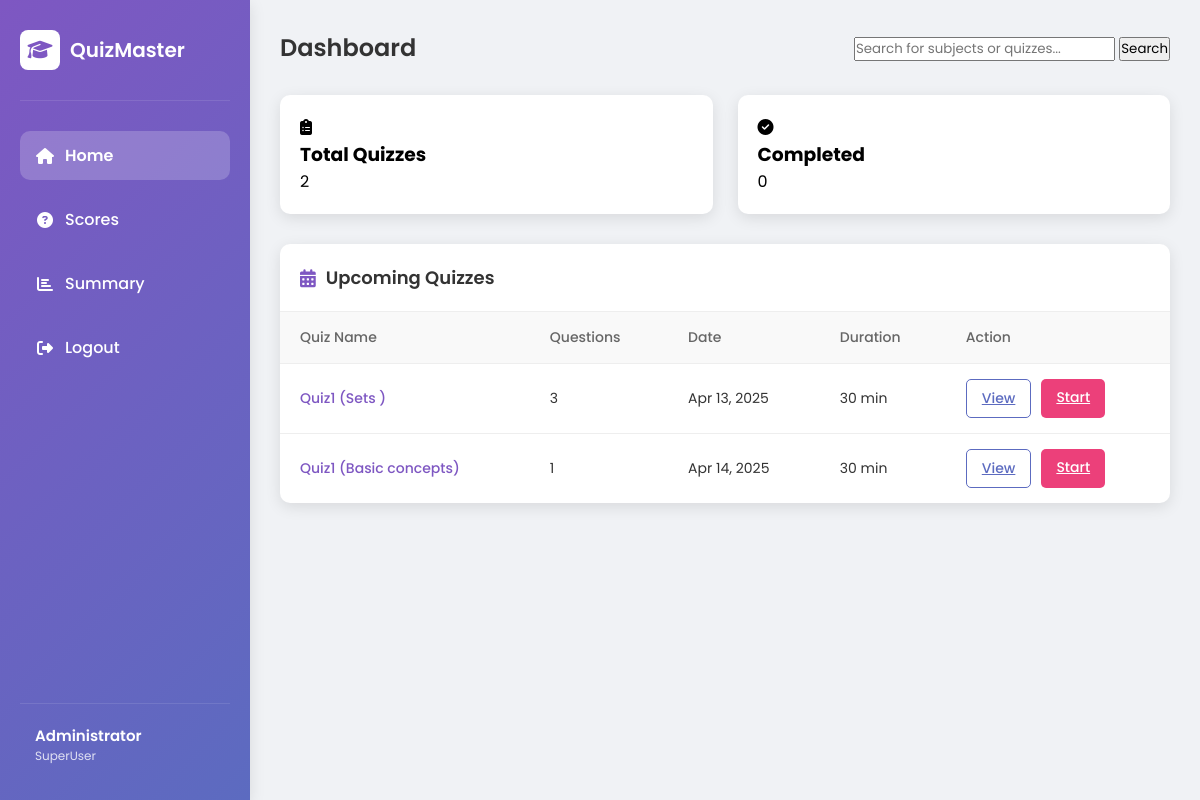
The app's page /user_dashboard (signed in), older data.
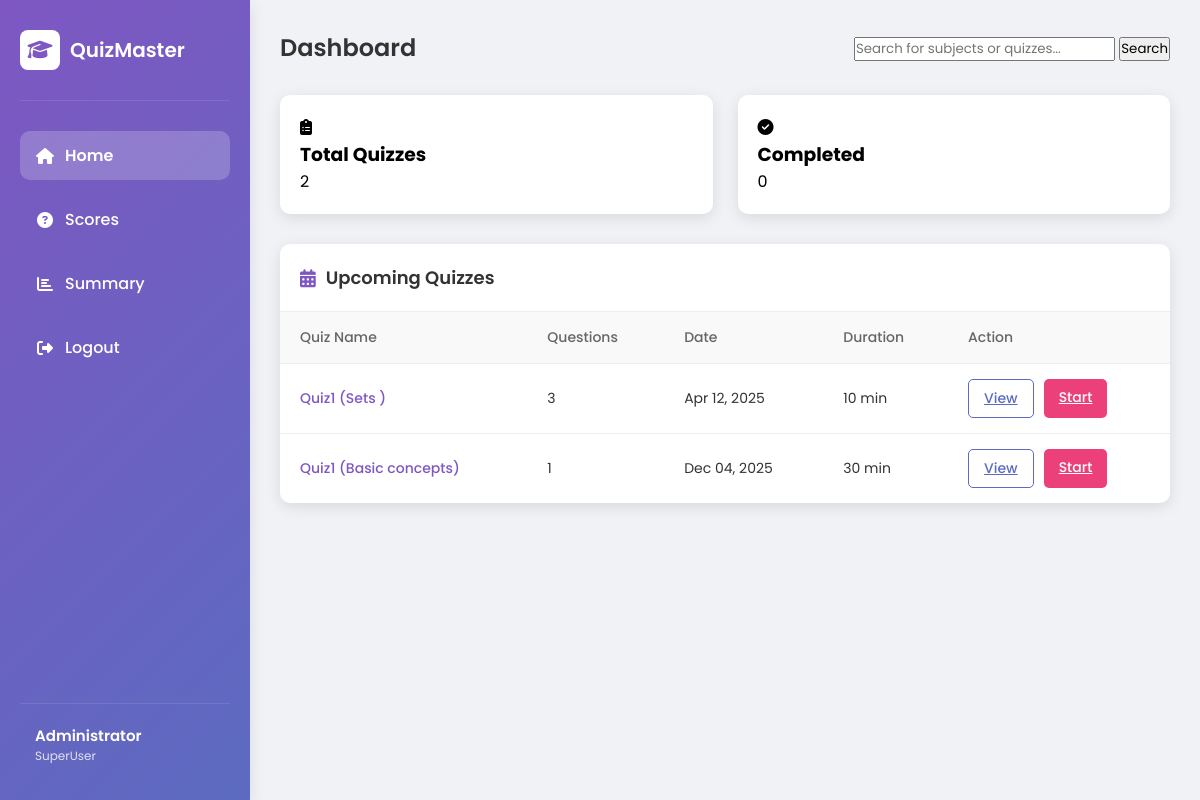
The same page, newer data.
### models/models.py (models this page shows)
class Quiz(db.Model):
    __tablename__ = "quiz"
    id = db.Column(db.Integer , primary_key = True)
    name = db.Column(db.String(100), nullable=False)
    chapter_id = db.Column(db.Integer , db.ForeignKey('chapter.id') , nullable = False)
    subject_id = db.Column(db.Integer, db.ForeignKey('subject.id'), nullable=False)
    date_of_quiz = db.Column(db.DateTime , nullable = False)
    time_duration = db.Column(db.String(5) , nullable = False)
    remarks = db.Column(db.String(500) , nullable = True)
    questions = db.relationship('Question', backref='quiz', lazy=True , cascade="all, delete-orphan")
    scores = db.relationship('Score', backref='quiz', lazy=True , cascade="all, delete-orphan")

class Chapter(db.Model):
    __tablename__ = "chapter"
    id = db.Column(db.Integer , primary_key = True)
    name = db.Column(db.String(100) , nullable = False)
    description = db.Column(db.String(500) , nullable = False)
    subject_id = db.Column(db.Integer , db.ForeignKey('subject.id') , nullable = False)
    quizzes = db.relationship("Quiz", backref = "chapter", lazy = True , cascade="all, delete-orphan")
    questions = db.relationship('Question', backref='chapter', lazy=True)

### controllers/controllers.py (the view)
@app.route('/user_dashboard')
def user_dashboard():
    current_user = User.query.get(session['user_id'])
    total_quizzes = Quiz.query.count()
    completed_quizzes = db.session.query(Score.quiz_id).filter_by(user_id=current_user.id).distinct().count()
    user_scores = [score.total_scored for score in current_user.scores]
    upcoming_quizzes = Quiz.query.filter(Quiz.date_of_quiz > datetime.utcnow()).all()
    return render_template('user_dashboard.html',
                         user=current_user,
                         quizzes=upcoming_quizzes,
                         total_quizzes=total_quizzes,
                         completed_quizzes=completed_quizzes,
                         user_id=current_user.id)

### templates/user_dashboard.html (shortened to what the changed rows need)
<!DOCTYPE html>
<html lang="en">
<head>
    <link rel="stylesheet" href="https://cdnjs.cloudflare.com/ajax/libs/font-awesome/6.2.1/css/all.min.css">
    <link rel="stylesheet" href="{{ url_for('static', filename='user_dashboard.css') }}">
</head>
<body>
    <div class="container">
        <div class="main-content">
            <div class="header">
                <h1 class="page-title">{{ dashboard_title|default('Dashboard') }}</h1>
            </div>
            <div class="upcoming-quizzes">
                <div class="table-container">
                    <table>
                        <thead>
                            <tr>
                                <th>Quiz Name</th>
                                <th>Questions</th>
                                <th>Date</th>
                                <th>Duration</th>
                                <th>Action</th>
                            </tr>
                        </thead>
                        <tbody>
                            {% for quiz in quizzes %}
                            <tr>
                                <td class="quiz-id">{{ quiz.name }}  ({{quiz.chapter.name}})</td>
                                <td>{{ quiz.questions|length }}</td>
                                <td>{{ quiz.date_of_quiz.strftime('%b %d, %Y') }}</td>
                                <td>{{ quiz.time_duration }} min</td>
                                <td>
                                    <div class="action-buttons">
                                        <a href="{{ url_for('quiz_details', quiz_id=quiz.id) }}" class="btn btn-view">
                                            View
                                        </a>
                                        <a href="{{ url_for('start_quiz', quiz_id=quiz.id) }}" class="btn btn-start">
                                            Start
                                        </a>
                                    </div>
                                </td>
                            </tr>
                            {% else %}
                            <tr>
                                <td colspan="5" class="no-quizzes">
                                    No upcoming quizzes available
                                </td>
                            </tr>
                            {% endfor %}
                        </tbody>
                    </table>
                </div>
            </div>
        </div>
    </div>
</body>
</html>

Row changes from the older to the newer data that the page shows:
changed Quiz "Sets": date_of_quiz "Apr 13, 2025" → "Apr 12, 2025"; time_duration "30" → "10"
changed Quiz "Basic concepts": date_of_quiz "Apr 14, 2025" → "Dec 04, 2025"
